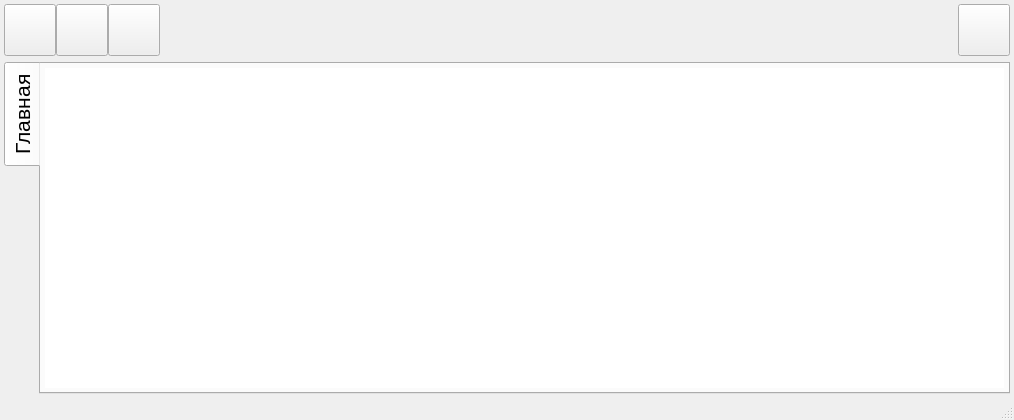
<?xml version="1.0" encoding="UTF-8"?>
<ui version="4.0">
 <class>MainWindow</class>
 <widget class="QMainWindow" name="MainWindow">
  <property name="geometry">
   <rect>
    <x>0</x>
    <y>0</y>
    <width>1014</width>
    <height>420</height>
   </rect>
  </property>
  <property name="maximumSize">
   <size>
    <width>16777214</width>
    <height>16777214</height>
   </size>
  </property>
  <property name="windowTitle">
   <string>RControl Client</string>
  </property>
  <property name="windowIcon">
   <iconset resource="../rcontrolclient.qrc">
    <normaloff>:/images/resources/gpu.png</normaloff>:/images/resources/gpu.png</iconset>
  </property>
  <property name="iconSize">
   <size>
    <width>32</width>
    <height>32</height>
   </size>
  </property>
  <widget class="QWidget" name="centralwidget">
   <layout class="QVBoxLayout" name="verticalLayout_2">
    <property name="leftMargin">
     <number>4</number>
    </property>
    <property name="topMargin">
     <number>4</number>
    </property>
    <property name="rightMargin">
     <number>4</number>
    </property>
    <property name="bottomMargin">
     <number>4</number>
    </property>
    <item>
     <widget class="QWidget" name="toolWidget" native="true">
      <layout class="QHBoxLayout" name="horizontalLayout">
       <property name="spacing">
        <number>0</number>
       </property>
       <property name="leftMargin">
        <number>0</number>
       </property>
       <property name="topMargin">
        <number>0</number>
       </property>
       <property name="rightMargin">
        <number>0</number>
       </property>
       <property name="bottomMargin">
        <number>0</number>
       </property>
       <item>
        <widget class="QPushButton" name="btnConnect">
         <property name="sizePolicy">
          <sizepolicy hsizetype="Fixed" vsizetype="Fixed">
           <horstretch>0</horstretch>
           <verstretch>0</verstretch>
          </sizepolicy>
         </property>
         <property name="minimumSize">
          <size>
           <width>52</width>
           <height>52</height>
          </size>
         </property>
         <property name="cursor">
          <cursorShape>PointingHandCursor</cursorShape>
         </property>
         <property name="toolTip">
          <string>Подключиться к сервису</string>
         </property>
         <property name="text">
          <string/>
         </property>
         <property name="icon">
          <iconset resource="../rcontrolclient.qrc">
           <normaloff>:/images/resources/connect.svg</normaloff>:/images/resources/connect.svg</iconset>
         </property>
         <property name="iconSize">
          <size>
           <width>48</width>
           <height>48</height>
          </size>
         </property>
         <property name="checkable">
          <bool>true</bool>
         </property>
         <property name="default">
          <bool>false</bool>
         </property>
         <property name="flat">
          <bool>false</bool>
         </property>
        </widget>
       </item>
       <item>
        <widget class="QPushButton" name="btnRefresh">
         <property name="sizePolicy">
          <sizepolicy hsizetype="Fixed" vsizetype="Fixed">
           <horstretch>0</horstretch>
           <verstretch>0</verstretch>
          </sizepolicy>
         </property>
         <property name="minimumSize">
          <size>
           <width>52</width>
           <height>52</height>
          </size>
         </property>
         <property name="cursor">
          <cursorShape>PointingHandCursor</cursorShape>
         </property>
         <property name="toolTip">
          <string>Обновить список воркеров</string>
         </property>
         <property name="text">
          <string/>
         </property>
         <property name="icon">
          <iconset resource="../rcontrolclient.qrc">
           <normaloff>:/worker/resources/worker/refresh.svg</normaloff>:/worker/resources/worker/refresh.svg</iconset>
         </property>
         <property name="iconSize">
          <size>
           <width>48</width>
           <height>48</height>
          </size>
         </property>
         <property name="flat">
          <bool>false</bool>
         </property>
        </widget>
       </item>
       <item>
        <widget class="QPushButton" name="btnSettings">
         <property name="sizePolicy">
          <sizepolicy hsizetype="Fixed" vsizetype="Fixed">
           <horstretch>0</horstretch>
           <verstretch>0</verstretch>
          </sizepolicy>
         </property>
         <property name="minimumSize">
          <size>
           <width>52</width>
           <height>52</height>
          </size>
         </property>
         <property name="cursor">
          <cursorShape>PointingHandCursor</cursorShape>
         </property>
         <property name="toolTip">
          <string>Настройки</string>
         </property>
         <property name="text">
          <string/>
         </property>
         <property name="icon">
          <iconset resource="../rcontrolclient.qrc">
           <normaloff>:/images/resources/settings.svg</normaloff>:/images/resources/settings.svg</iconset>
         </property>
         <property name="iconSize">
          <size>
           <width>48</width>
           <height>48</height>
          </size>
         </property>
         <property name="flat">
          <bool>false</bool>
         </property>
        </widget>
       </item>
       <item>
        <spacer name="horizontalSpacer_2">
         <property name="orientation">
          <enum>Qt::Horizontal</enum>
         </property>
         <property name="sizeHint" stdset="0">
          <size>
           <width>40</width>
           <height>20</height>
          </size>
         </property>
        </spacer>
       </item>
       <item>
        <layout class="QHBoxLayout" name="horizontalLayout_2">
         <property name="spacing">
          <number>5</number>
         </property>
         <property name="rightMargin">
          <number>10</number>
         </property>
         <item>
          <widget class="QLabel" name="lblDelMode">
           <property name="text">
            <string/>
           </property>
           <property name="alignment">
            <set>Qt::AlignRight|Qt::AlignTrailing|Qt::AlignVCenter</set>
           </property>
          </widget>
         </item>
         <item>
          <widget class="QPushButton" name="btnDelWorker">
           <property name="enabled">
            <bool>false</bool>
           </property>
           <property name="sizePolicy">
            <sizepolicy hsizetype="Maximum" vsizetype="Maximum">
             <horstretch>0</horstretch>
             <verstretch>0</verstretch>
            </sizepolicy>
           </property>
           <property name="cursor">
            <cursorShape>PointingHandCursor</cursorShape>
           </property>
           <property name="focusPolicy">
            <enum>Qt::NoFocus</enum>
           </property>
           <property name="toolTip">
            <string>Удалить воркер</string>
           </property>
           <property name="text">
            <string/>
           </property>
           <property name="icon">
            <iconset resource="../rcontrolclient.qrc">
             <normaloff>:/worker/resources/worker/minus.svg</normaloff>:/worker/resources/worker/minus.svg</iconset>
           </property>
           <property name="iconSize">
            <size>
             <width>24</width>
             <height>24</height>
            </size>
           </property>
           <property name="checkable">
            <bool>false</bool>
           </property>
           <property name="checked">
            <bool>false</bool>
           </property>
           <property name="flat">
            <bool>true</bool>
           </property>
          </widget>
         </item>
         <item>
          <widget class="QPushButton" name="btnAddWorker">
           <property name="enabled">
            <bool>false</bool>
           </property>
           <property name="sizePolicy">
            <sizepolicy hsizetype="Maximum" vsizetype="Maximum">
             <horstretch>0</horstretch>
             <verstretch>0</verstretch>
            </sizepolicy>
           </property>
           <property name="cursor">
            <cursorShape>PointingHandCursor</cursorShape>
           </property>
           <property name="focusPolicy">
            <enum>Qt::NoFocus</enum>
           </property>
           <property name="toolTip">
            <string>Добавить воркер</string>
           </property>
           <property name="text">
            <string/>
           </property>
           <property name="icon">
            <iconset resource="../rcontrolclient.qrc">
             <normaloff>:/worker/resources/worker/plus.svg</normaloff>:/worker/resources/worker/plus.svg</iconset>
           </property>
           <property name="iconSize">
            <size>
             <width>24</width>
             <height>24</height>
            </size>
           </property>
           <property name="checkable">
            <bool>false</bool>
           </property>
           <property name="checked">
            <bool>false</bool>
           </property>
           <property name="autoRepeatDelay">
            <number>300</number>
           </property>
           <property name="flat">
            <bool>true</bool>
           </property>
          </widget>
         </item>
        </layout>
       </item>
       <item>
        <widget class="QPushButton" name="btnExit">
         <property name="sizePolicy">
          <sizepolicy hsizetype="Fixed" vsizetype="Fixed">
           <horstretch>0</horstretch>
           <verstretch>0</verstretch>
          </sizepolicy>
         </property>
         <property name="minimumSize">
          <size>
           <width>52</width>
           <height>52</height>
          </size>
         </property>
         <property name="cursor">
          <cursorShape>PointingHandCursor</cursorShape>
         </property>
         <property name="toolTip">
          <string>Выход</string>
         </property>
         <property name="text">
          <string/>
         </property>
         <property name="icon">
          <iconset resource="../rcontrolclient.qrc">
           <normaloff>:/images/resources/exit.svg</normaloff>:/images/resources/exit.svg</iconset>
         </property>
         <property name="iconSize">
          <size>
           <width>48</width>
           <height>48</height>
          </size>
         </property>
         <property name="flat">
          <bool>false</bool>
         </property>
        </widget>
       </item>
      </layout>
     </widget>
    </item>
    <item>
     <widget class="QTabWidget" name="tabWidget">
      <property name="font">
       <font>
        <pointsize>16</pointsize>
       </font>
      </property>
      <property name="tabPosition">
       <enum>QTabWidget::West</enum>
      </property>
      <property name="tabShape">
       <enum>QTabWidget::Rounded</enum>
      </property>
      <property name="currentIndex">
       <number>0</number>
      </property>
      <property name="elideMode">
       <enum>Qt::ElideNone</enum>
      </property>
      <property name="documentMode">
       <bool>false</bool>
      </property>
      <property name="tabsClosable">
       <bool>false</bool>
      </property>
      <property name="movable">
       <bool>false</bool>
      </property>
      <widget class="QWidget" name="tabMain">
       <attribute name="title">
        <string>Главная</string>
       </attribute>
       <layout class="QVBoxLayout" name="verticalLayout">
        <property name="leftMargin">
         <number>4</number>
        </property>
        <property name="topMargin">
         <number>4</number>
        </property>
        <property name="rightMargin">
         <number>4</number>
        </property>
        <property name="bottomMargin">
         <number>4</number>
        </property>
        <item>
         <widget class="QListWidget" name="mainWorkerWidgetList">
          <property name="sizePolicy">
           <sizepolicy hsizetype="Expanding" vsizetype="Expanding">
            <horstretch>0</horstretch>
            <verstretch>0</verstretch>
           </sizepolicy>
          </property>
          <property name="focusPolicy">
           <enum>Qt::NoFocus</enum>
          </property>
          <property name="frameShape">
           <enum>QFrame::NoFrame</enum>
          </property>
          <property name="autoScrollMargin">
           <number>16</number>
          </property>
          <property name="selectionMode">
           <enum>QAbstractItemView::NoSelection</enum>
          </property>
          <property name="spacing">
           <number>2</number>
          </property>
         </widget>
        </item>
       </layout>
      </widget>
     </widget>
    </item>
   </layout>
  </widget>
  <widget class="QStatusBar" name="statusBar"/>
 </widget>
 <resources>
  <include location="../rcontrolclient.qrc"/>
 </resources>
 <connections/>
</ui>
